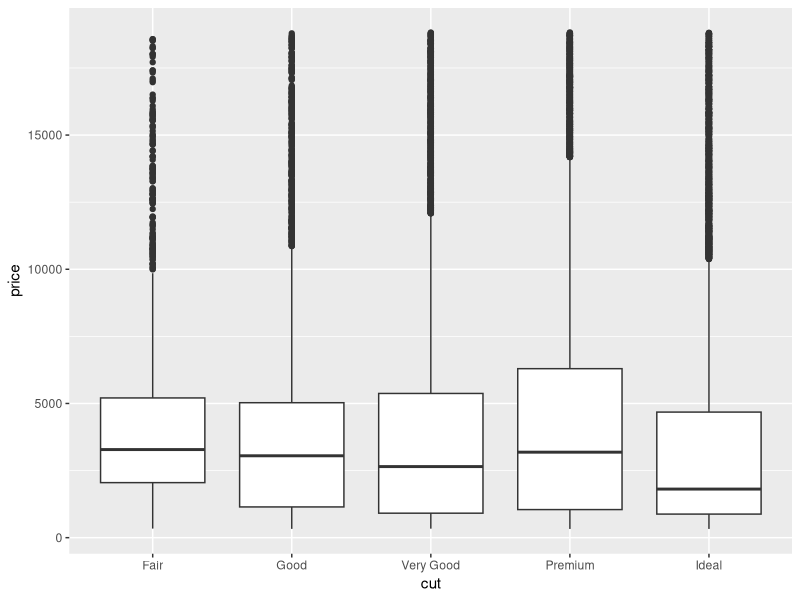
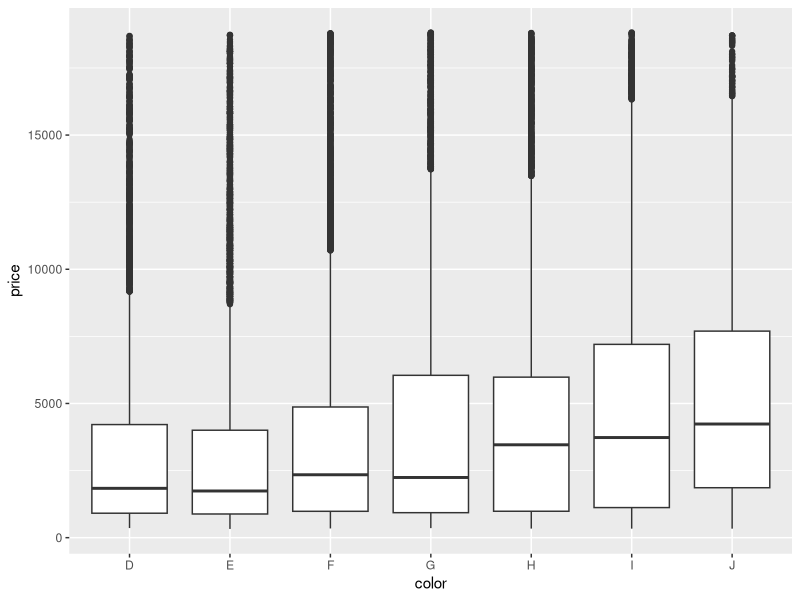
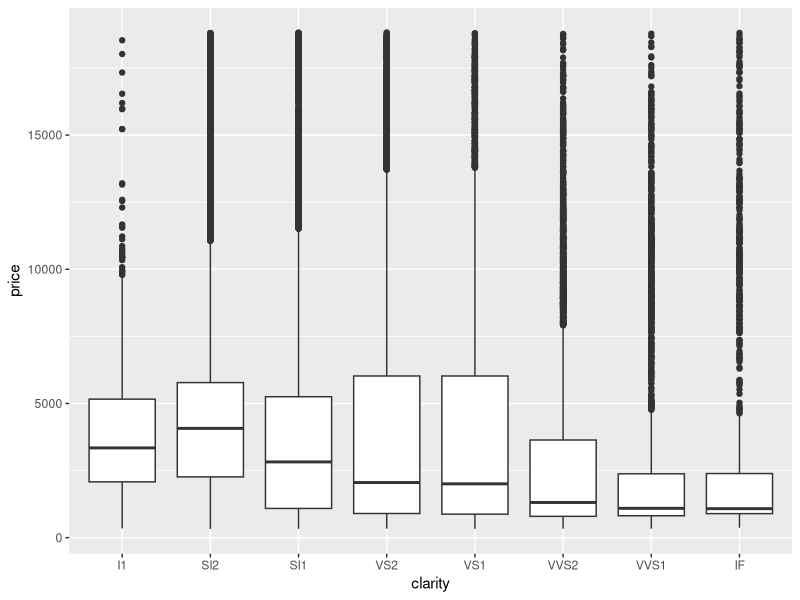
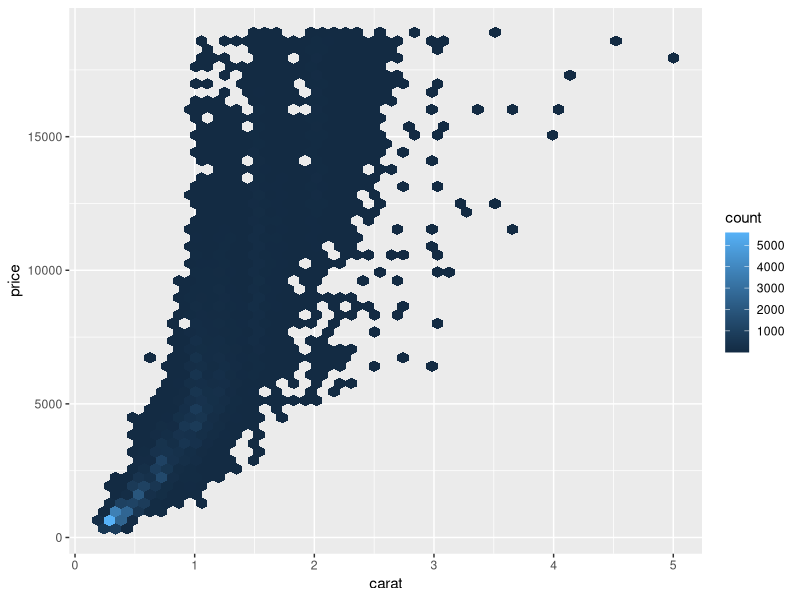
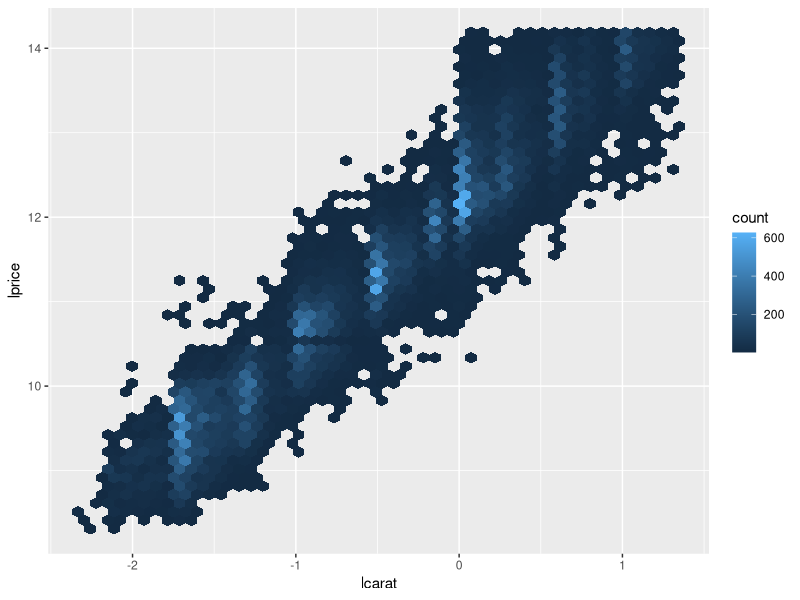
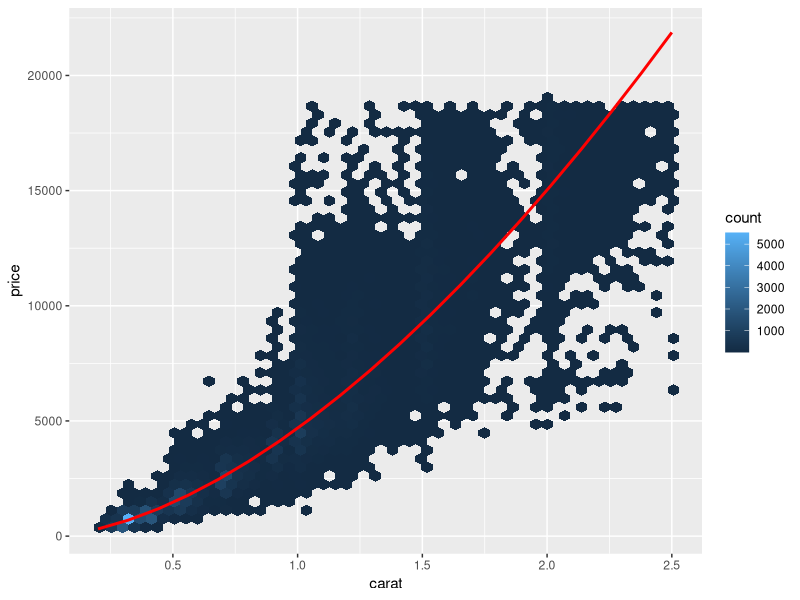
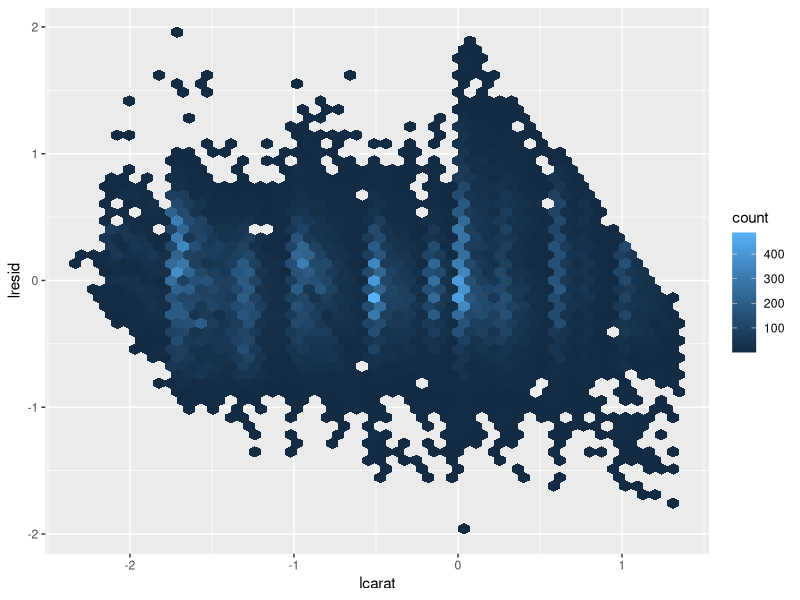
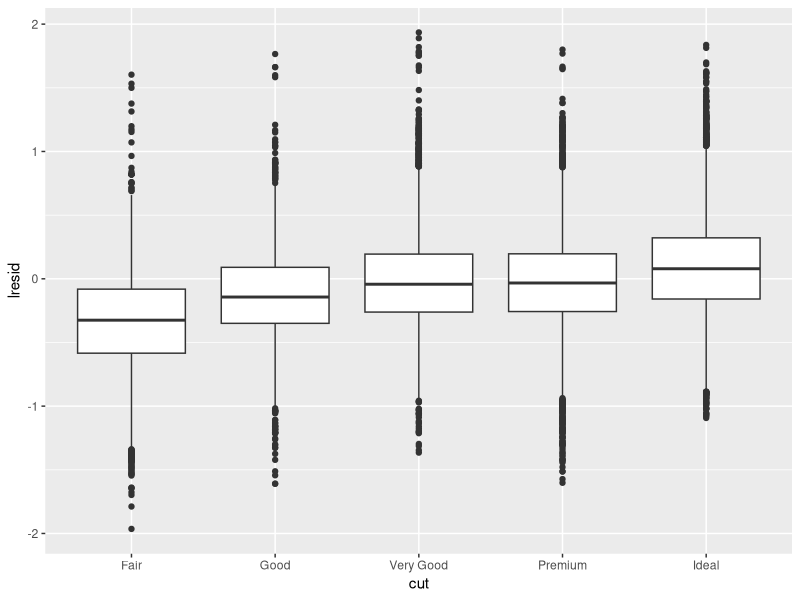

The R script that drew these images, in order:
## ---- chunk 1
library(tidyverse)
library(modelr)
options(na.action = na.warn)
## ---- chunk 2
ggplot(diamonds, aes(cut, price)) + geom_boxplot()
ggplot(diamonds, aes(color, price)) + geom_boxplot()
ggplot(diamonds, aes(clarity, price)) + geom_boxplot()
## ---- chunk 3
ggplot(diamonds, aes(carat, price)) + 
  geom_hex(bins = 50)
## ---- chunk 4
diamonds2 <- diamonds %>% 
  filter(carat <= 2.5) %>% 
  mutate(lprice = log2(price), lcarat = log2(carat))

ggplot(diamonds2, aes(lcarat, lprice)) + 
  geom_hex(bins = 50)
## ---- chunk 5
mod_diamond <- lm(lprice ~ lcarat, data = diamonds2)
## ---- chunk 6
grid <- diamonds2 %>% 
  data_grid(carat = seq_range(carat, 20)) %>% 
  mutate(lcarat = log2(carat)) %>% 
  add_predictions(mod_diamond, "lprice") %>% 
  mutate(price = 2 ^ lprice)

ggplot(diamonds2, aes(carat, price)) + 
  geom_hex(bins = 50) + 
  geom_line(data = grid, colour = "red", size = 1)

## ---- chunk 7
diamonds2 <- diamonds2 %>% 
  add_residuals(mod_diamond, "lresid")

ggplot(diamonds2, aes(lcarat, lresid)) + 
  geom_hex(bins = 50)
## ---- chunk 8
ggplot(diamonds2, aes(cut, lresid)) + geom_boxplot()
ggplot(diamonds2, aes(color, lresid)) + geom_boxplot()
ggplot(diamonds2, aes(clarity, lresid)) + geom_boxplot()

## ---- chunk 9
mod_diamond2 <- lm(lprice ~ lcarat + color + cut + clarity, data = diamonds2)
## ---- chunk 10
grid <- diamonds2 %>% 
  data_grid(cut, .model = mod_diamond2) %>% 
  add_predictions(mod_diamond2)

diamonds2 <- diamonds2 %>% 
  add_residuals(mod_diamond2, "lresid2")

ggplot(diamonds2, aes(lcarat, lresid2)) + 
  geom_hex(bins = 50)
## ---- chunk 11
diamonds2 %>% 
  arrange(lresid2) %>%
  head()
